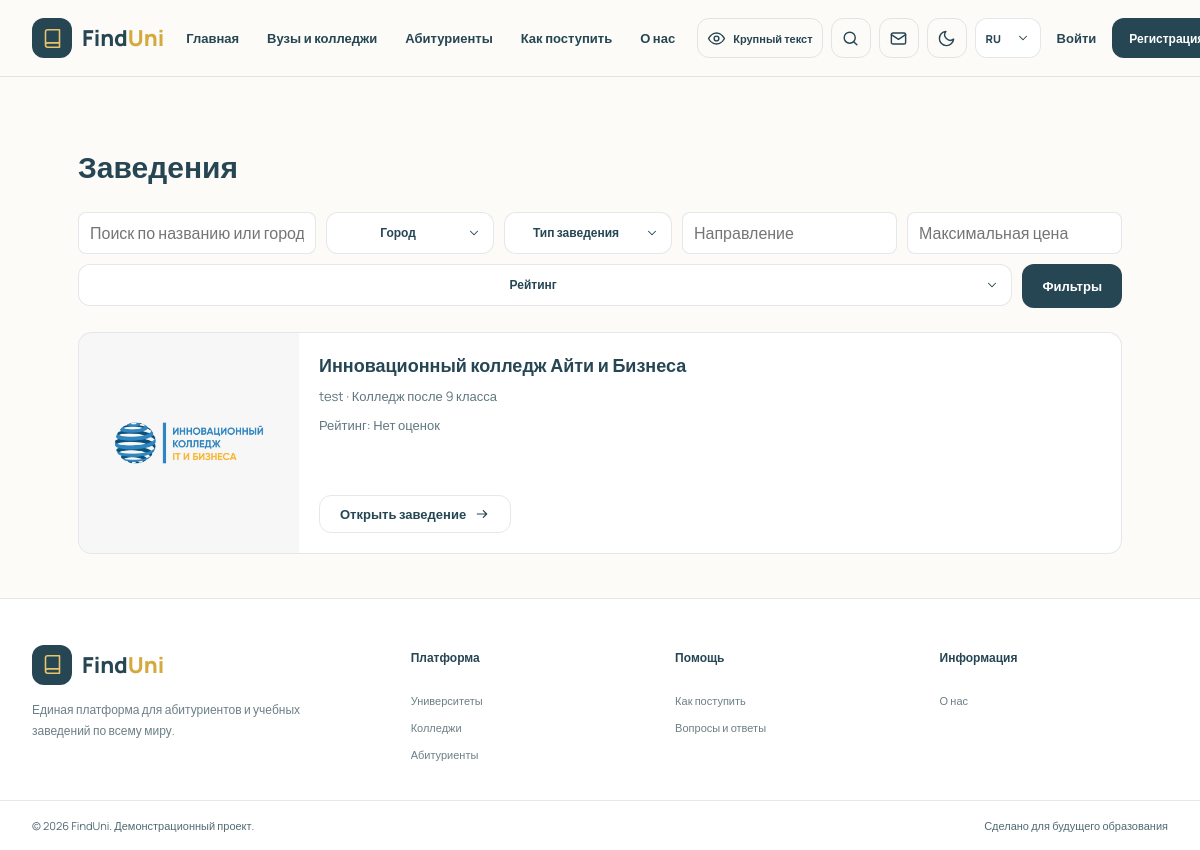
/institutions/, run on the app's committed database.
### institutions/models.py (models this page shows, shortened)
class Institution(models.Model):
    TYPE_CHOICES = [('college9', 'Колледж после 9 класса'), ('college11', 'Колледж-вуз после 11 класса'), ('university', 'Университет')]
    owner = models.OneToOneField(settings.AUTH_USER_MODEL, on_delete=models.CASCADE, related_name='institution_profile')
    name = models.CharField(max_length=160)
    institution_type = models.CharField(max_length=20, choices=TYPE_CHOICES)
    city = models.CharField(max_length=100)
    address = models.CharField(max_length=200, blank=True)
    description = models.TextField(blank=True)
    history = models.TextField(blank=True)
    website = models.URLField(blank=True)
    phone = models.CharField(max_length=40, blank=True)
    email = models.EmailField(blank=True)
    logo = models.ImageField(upload_to='logos/', blank=True)
    approved = models.BooleanField(default=False)
    rating = models.FloatField(default=0)
    rating_count = models.PositiveIntegerField(default=0)
    created_at = models.DateTimeField(auto_now_add=True)
    class Meta:
        verbose_name = 'учебное заведение'
        verbose_name_plural = 'учебные заведения'

### institutions/views.py (the view)
# urls.py: path('', views.institution_list, name='institution-list'),
def institution_list(request):
    query = request.GET.get('q', '').strip()
    city = request.GET.get('city', '')
    institution_type = request.GET.get('type', '')
    direction = request.GET.get('direction', '')
    max_price = request.GET.get('max_price')
    sort = request.GET.get('sort', 'rating')
    allowed_sort = {'rating': 'rating', 'name': 'name', 'price': 'price'}
    qs = Institution.objects.filter(approved=True).select_related('owner').prefetch_related('programs', 'photos')
    if query:
        qs = qs.filter(Q(name__icontains=query) | Q(city__icontains=query))
    if city:
        qs = qs.filter(city__icontains=city)
    if institution_type:
        qs = qs.filter(institution_type=institution_type)
    if direction:
        qs = qs.filter(Q(programs__direction__icontains=direction) | Q(programs__name__icontains=direction))
    if max_price:
        qs = qs.filter(programs__price__lte=max_price)
    if sort == 'price':
        qs = qs.annotate(minimum_price=Min('programs__price')).order_by('minimum_price', 'pk')
    else:
        qs = qs.order_by('-' + allowed_sort.get(sort, 'rating'), 'pk')
    page_obj = Paginator(qs.distinct(), 10).get_page(request.GET.get('page'))
    query_parameters = request.GET.copy()
    query_parameters.pop('page', None)
    return render(request, 'institutions/list.html', {
        'institutions': page_obj.object_list,
        'page_obj': page_obj,
        'query_parameters': query_parameters.urlencode(),
        'cities': Institution.objects.values_list('city', flat=True).distinct(),
        'types': Institution.TYPE_CHOICES,
        'sort': sort,
    })

### core/context_processors.py (called while the page is built, shortened)
def inbox(request):
    if not request.user.is_authenticated:
        return {'inbox_notifications': (), 'inbox_unread_count': 0}

### templates/institutions/list.html (shortened to what this page needs)
{% extends 'base.html' %}
{% load static %}
{% block extra_head %}<link rel="stylesheet" href="{% static 'css/catalog-lists.css' %}?v=1">{% endblock %}
{% block content %}
<section>
  <h1>Заведения</h1>
  <form method="get" class="filters institution-filters">
    <input class="filter-search-input" name="q" value="{{ request.GET.q }}" placeholder="Поиск по названию или городу">
    <div class="city-picker filter-picker custom-picker">
      <button class="picker-trigger" type="button" aria-expanded="false" aria-haspopup="listbox"><span>{{ request.GET.city|default:'Город' }}</span><svg class="icon picker-chevron"><use href="#icon-chevron"/></svg></button>
    </div>
    <div class="city-picker filter-picker custom-picker">
      <button class="picker-trigger" type="button" aria-expanded="false" aria-haspopup="listbox"><span>{% for value, label in types %}{% if request.GET.type == value %}{{ label }}{% endif %}{% endfor %}{% if not request.GET.type %}Тип заведения{% endif %}</span><svg class="icon picker-chevron"><use href="#icon-chevron"/></svg></button>
    </div>
    <input name="direction" value="{{ request.GET.direction }}" placeholder="Направление">
    <input name="max_price" type="number" min="0" value="{{ request.GET.max_price }}" placeholder="Максимальная цена">
    <div class="city-picker filter-picker custom-picker">
      <button class="picker-trigger" type="button" aria-expanded="false" aria-haspopup="listbox"><span>{% if sort == 'name' %}Название{% elif sort == 'price' %}Цена{% else %}Рейтинг{% endif %}</span><svg class="icon picker-chevron"><use href="#icon-chevron"/></svg></button>
    </div>
    <button class="button" type="submit">Фильтры</button>
  </form>
  <div class="cards institution-list-cards">
    {% for institution in institutions %}
      <article class="institution-list-card">
        <a class="institution-list-photo" href="{% url 'institution-detail' institution.pk %}" aria-label="Открыть {{ institution.name }}">
          {% with photo=institution.photos.all|first %}{% if photo %}<img src="{{ photo.image.url }}" alt="Фото {{ institution.name }}" loading="lazy">{% elif institution.logo %}<img src="{{ institution.logo.url }}" alt="Фото {{ institution.name }}" loading="lazy">{% else %}<svg class="icon" aria-hidden="true"><use href="#icon-building"/></svg>{% endif %}{% endwith %}
        </a>
        <div class="institution-list-info">
          <h2><a href="{% url 'institution-detail' institution.pk %}">{{ institution.name }}</a></h2>
          <p>{{ institution.city }} · {{ institution.get_institution_type_display }}</p>
          <p>Рейтинг: {% if institution.rating_count %}{{ institution.rating|floatformat:1 }} ({{ institution.rating_count }}){% else %}Нет оценок{% endif %}</p>
          <a class="button button-outline" href="{% url 'institution-detail' institution.pk %}">Открыть заведение <svg class="icon" aria-hidden="true"><use href="#icon-arrow"/></svg></a>
        </div>
      </article>
    {% empty %}<p>Заведения не найдены.</p>{% endfor %}
  </div>
</section>
{% endblock %}

### static/css/styles.css (style rules this page uses)
:root { color-scheme:light;--ink:#264653;--ink-deep:#1b3741;--gold:#e9c46a;--gold-deep:#a47e24;--paper:#fcfbf7;--white:#fff;--muted:#61777f;--line:rgb(38 70 83 / 12%);font-family:"Manrope",sans-serif;scroll-behavior:smooth;font-synthesis:none;text-rendering:optimizeLegibility }
* { box-sizing:border-box }
body { min-width:320px;margin:0;color:var(--ink);background:var(--paper);font-family:"Manrope",sans-serif }
button,input,select { font:inherit }
button,select { cursor:pointer }
a { color:inherit;text-decoration:none }
button,a,input,select { transition:color 180ms ease,background-color 180ms ease,border-color 180ms ease,opacity 180ms ease,transform 180ms ease }
.icon { display:block;width:20px;height:20px;fill:none;stroke:currentColor;stroke-linecap:round;stroke-linejoin:round;stroke-width:1.8;flex:0 0 auto }
.button { display:inline-flex;min-height:44px;align-items:center;justify-content:center;gap:8px;padding:0 20px;border:0;border-radius:12px;color:#fff;background:var(--ink);font-size:13px;font-weight:800;text-align:center }
.button-outline { border:1px solid var(--line);color:var(--ink);background:transparent }
main>section:not(.hero-section):not(.content-section):not(.popular-section) { width:min(1100px,100%);padding:44px 28px;margin:0 auto }
main>section h1 { font-size:30px }
.cards { display:grid;grid-template-columns:repeat(auto-fit,minmax(220px,1fr));gap:16px;margin-top:24px }
.cards article,.form-card { padding:22px;border:1px solid var(--line);border-radius:12px;background:var(--white) }
.form-card input,.form-card select,.form-card textarea,.filters input,.filters select { min-height:42px;padding:8px 11px;border:1px solid var(--line);border-radius:8px;background:var(--white) }
.filters { display:flex;flex-wrap:wrap;gap:10px;margin:22px 0 }
.filters .button,.form-card .button { color:var(--white) }
.custom-picker { position:relative;z-index:5;flex:0 0 auto }
.picker-trigger { display:flex;min-height:44px;align-items:center;justify-content:space-between;gap:10px;padding:0 12px;border:1px solid var(--line);border-radius:12px;color:var(--ink);background:var(--white);font-size:12px;font-weight:700;list-style:none;cursor:pointer }
.picker-chevron { width:14px;height:14px;transform:rotate(90deg);transition:transform 180ms ease }
.city-picker { width:164px }
.city-picker .picker-trigger { width:100%;min-height:48px;justify-content:flex-start }
.city-picker .picker-trigger span { flex:1;overflow:hidden;text-overflow:ellipsis;white-space:nowrap }
.city-picker .picker-chevron { margin-left:auto }
.institution-filters { align-items:stretch }
.institution-filters .filter-search-input { flex:1 1 220px }
.institution-filters>.filter-picker { width:auto;min-width:145px;flex:1 1 150px }
.institution-filters>.filter-picker .picker-trigger { width:100%;min-height:42px;font-size:12px }
.institution-filters>input[name="direction"] { flex:1 1 160px }
.institution-filters>input[name="max_price"] { flex:1 1 155px }

### static/css/catalog-lists.css (style rules this page uses)
.institution-list-cards { grid-template-columns:1fr;gap:13px }
.institution-list-cards .institution-list-card { display:grid;grid-template-columns:minmax(150px,220px) minmax(0,1fr);gap:0;overflow:hidden;padding:0;border-radius:14px }
.institution-list-photo { display:grid;min-height:180px;overflow:hidden;place-items:center;color:var(--muted);background:rgb(38 70 83 / 5%) }
.institution-list-photo img { width:100%;height:100%;min-height:180px;object-fit:cover }
.institution-list-info { display:flex;min-width:0;flex-direction:column;align-items:flex-start;gap:8px;padding:20px }
.institution-list-info h2 { margin:0;font-size:18px;line-height:1.4;overflow-wrap:anywhere }
.institution-list-info p { margin:0;color:var(--muted);font-size:13px;line-height:1.6;overflow-wrap:anywhere }
.institution-list-info .button { min-height:38px;margin-top:auto;border:1px solid var(--line);color:var(--ink);background:transparent }
.institution-list-info .button .icon { width:16px;height:16px }

### data on the page
Institution: logo (picture), name "Инновационный колледж Айти и Бизнеса", city "test", institution_type "Колледж после 9 класса", rating_count "Нет оценок"

### other printed values
{{ request.LANGUAGE_CODE|upper }} "RU"
{{ request.GET.city|default:'Город' }} "Город"
